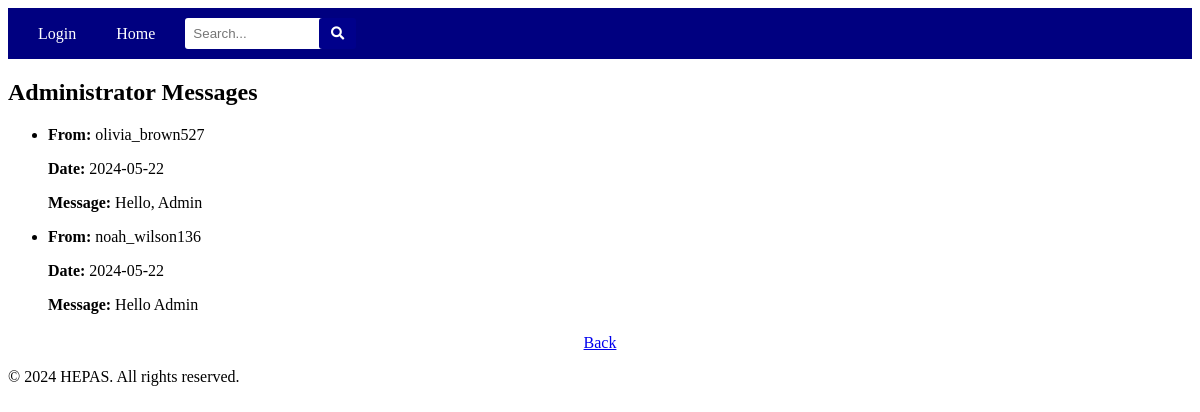
The page /administrator_messages (signed in) on the database its author committed.
### app/models/communication.py (models this page shows)
class Communication(db.Model):
    __tablename__ = 'communication'
    communication_id = db.Column(db.Integer, primary_key=True, autoincrement=True)
    sender_id = db.Column(db.Integer, db.ForeignKey('student.student_id'), nullable=False)
    receiver_id = db.Column(db.Integer, nullable=False)
    receiver_type = db.Column(db.String(10), nullable=False)  # 'teacher' or 'administrator'
    date = db.Column(db.Date)
    message = db.Column(db.String(70))
    sender = relationship("Student", foreign_keys=[sender_id])
    receiver_teacher = relationship("Teacher", foreign_keys=[receiver_id], backref="received_messages", primaryjoin="and_(Communication.receiver_id == Teacher.teacher_id, Communication.receiver_type == 'teacher')", uselist=False)
    receiver_administrator = relationship("Administrator", foreign_keys=[receiver_id], backref="received_messages", primaryjoin="and_(Communication.receiver_id == Administrator.id, Communication.receiver_type == 'administrator')", uselist=False)

### app/models/student.py (models this page shows, shortened)
class Student(db.Model):
    __tablename__ = 'student'
    student_id = db.Column(db.Integer, primary_key=True, autoincrement=True)
    first_name = db.Column(db.String(50), nullable=False)
    last_name = db.Column(db.String(50), nullable=False)
    email = db.Column(db.String(62), nullable=False)
    date_of_birth = db.Column(db.Date)
    address = db.Column(db.String(80))
    password_hash = db.Column(db.String(128), nullable=False)
    username = db.Column(db.String(20), unique=True, nullable=False)
    level = db.Column(db.String(10), nullable=False)
    password = db.Column(db.String(128), nullable=False)

### app/controllers/communication.py (the view)
@communication_bp.route('/administrator_messages', methods=['GET', 'POST'])
def administrator_messages():
    administrator_id = session.get('administrator_id')
    messages = Communication.query.filter_by(receiver_id=administrator_id, receiver_type='administrator').all()
    print(messages)  # Add this line for debugging purposes
    return render_template('administrator_messages.html', messages=messages)

### app/views/templates/administrator_messages.html (shortened to what this page needs)
{% extends "base.html" %}
{% block content %}
    <div class="container">
        <div class="row">
            <div class="col-md-8 mx-auto">
                <div class="card mt-5">
                    <div class="card-header">
                        <h2 class="text-center">Administrator Messages</h2>
                    </div>
                    <div class="card-body">
                        {% if messages %}
                            <ul class="list-group">
                                {% for message in messages %}
                                    <li class="list-group-item">
                                        <p><strong>From:</strong> {{ message.sender.username }}</p>
                                        <p><strong>Date:</strong> {{ message.date }}</p>
                                        <p><strong>Message:</strong> {{ message.message }}</p>
                                    </li>
                                {% endfor %}
                            </ul>
                        {% else %}
                            <p class="lead">No messages available.</p>
                        {% endif %}
                    </div>
                </div>
            </div>
        </div>
    </div>
{% endblock %}

### rows shown on the page
Communication: sender.username "olivia_brown527", date "2024-05-22", message "Hello, Admin"
Communication: sender.username "noah_wilson136", date "2024-05-22", message "Hello Admin"
